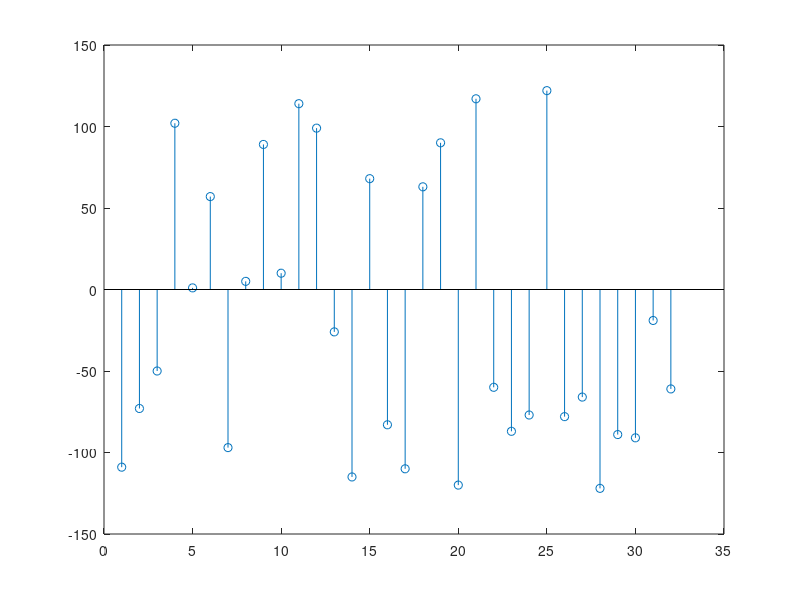

The MATLAB source for this figure: (Note: this script raises an error after producing the figure.)
% Lab2
% student id: 111521035

%% procedure 1

%rng('shuffle','simdTwister'); % True-random
rng(32,"twister"); % Pseudo-random
rand_temp = randperm(256)-129;
rand_32 = rand_temp(1,1:32)
stem ((1:32),rand_32);

num = 32;
mat_32_with_index = matrix_add_index(rand_32, num)

min_value = value_remove_index(mat_32_with_index(1,1),num);
min_index = 1;

for clock = 1:32
    
    DFF = min_value;
    index = index_value(mat_32_with_index(1,clock),num);
    comp_index = comparator(value_remove_index(mat_32_with_index(1,index),num),min_value);

    if (comp_index) 
        min_value = value_remove_index(mat_32_with_index(1,index),num);
        min_index = index;
    end
    fprintf("Clock %2d : Compare %4d and %4d \t Value of comparator is %d \t", ...
                clock, DFF, value_remove_index(mat_32_with_index(1,index),num), comp_index);
    fprintf(" Min/Index = %d/%d\n", min_value, min_index)
end

fprintf("\nThe minimum in value is %d\n",min_value); 
fprintf("The index is %d\n\n", min_index);

fprintf("\nThe maximum in value is %d\n",max(rand_32)); 
fprintf("The index is %d\n\n", find(rand_32==max(rand_32)));

%% Procedure 2

mat_32 = zeros(1,32);
mat_16 = zeros(1,16);
mat_8 = zeros(1,8);
mat_4 = zeros(1,4);
mat_2 = zeros(1,2);
value_minimim = 0;

for clock = 1:32
    mat_32 = circshift(mat_32,1);
    mat_32(1,1) = mat_32_with_index(1,33-clock);
end

fprintf("The inputs values and index is:\n");
for i= 1:32
    fprintf("%2d: Values/Index: %4d/%2d", i, value_remove_index(mat_32(1,i), num), ...
            index_value(mat_32(1,i), num));
    if(mod(i,4))fprintf("\t\t");
    else fprintf("\n");
    end
end

fprintf("\n\nSecond layer:\n")

for i = 1:16
    if(comparator(mat_32(1,2*i), mat_32(1,2*i-1)))
        mat_16(1,i) = mat_32(1,2*i);
    else 
        mat_16(1,i) = mat_32(1,2*i-1);
    end
    fprintf("%2d: Values/Index: %4d/%2d", i, value_remove_index(mat_16(1,i), num), ...
            index_value(mat_16(1,i), num))
    if(mod(i,4))fprintf("\t\t");
    else fprintf("\n");
    end
end

fprintf("\n\nThird layer:\n")

for i = 1:8
    if(comparator(mat_16(1,2*i), mat_16(1,2*i-1)))
        mat_8(1,i) = mat_16(1,2*i);
    else 
        mat_8(1,i) = mat_16(1,2*i-1);
    end
    fprintf("%2d: Values/Index: %4d/%2d", i, value_remove_index(mat_8(1,i), num), ...
        index_value(mat_8(1,i), num))
    if(mod(i,4))fprintf("\t\t");
    else fprintf("\n");
    end
end

fprintf("\n\nFourth layer:\n")

for i = 1:4
    if(comparator(mat_8(1,2*i), mat_8(1,2*i-1)))
        mat_4(1,i) = mat_8(1,2*i);
    else 
        mat_4(1,i) = mat_8(1,2*i-1);
    end
    fprintf("%2d: Values/Index: %4d/%2d", i, value_remove_index(mat_4(1,i), num), ...
    index_value(mat_4(1,i), num))
    if(mod(i,4))fprintf("\t\t");
    else fprintf("\n");
    end
end

fprintf("\n\nFifth layer:\n")

for i = 1:2
    if(comparator(mat_4(1,2*i), mat_4(1,2*i-1)))
        mat_2(1,i) = mat_4(1,2*i);
    else 
        mat_2(1,i) = mat_4(1,2*i-1);
    end
    fprintf("%2d: Values/Index: %4d/%2d", i, value_remove_index(mat_2(1,i), num), ...
    index_value(mat_2(1,i), num))
    if(mod(i,2))fprintf("\t\t");
    else fprintf("\n");
    end
end

fprintf("\n\nSixth layer:\n")

    if(comparator(mat_4(1,2), mat_4(1,1)))
        min_value_with_index = mat_2(1,2);
    else 
        min_value_with_index = mat_2(1,1);
    end

min_value = value_remove_index(min_value_with_index, num);
min_index = index_value(min_value_with_index, num);

fprintf("Values/Index: %4d/%2d\n", min_value, min_index)

%% Procedure 3

% Sort4
    
%     before_sort_4 = mat_32_with_index(1,1:4)
%     sort_4 = sort4(sort_4)     
    array1 = sort4(mat_32_with_index(1,1:4))
    array2 = sort4(mat_32_with_index(1,5:8))
    array3 = sort4(mat_32_with_index(1,9:12))
    array4 = sort4(mat_32_with_index(1,13:16))
    array5 = sort4(mat_32_with_index(1,17:20))
    array6 = sort4(mat_32_with_index(1,21:24))
    array7 = sort4(mat_32_with_index(1,25:28))
    array8 = sort4(mat_32_with_index(1,29:32))
 
%% Procedure 4

    Top6_index = zeros(1,6);
    Top6_value = zeros(1,6);

    Top6 = SelectTop6(mat_32_with_index,32);
    Top6_value = matrix_remove_index(Top6,32,6)
     for i = 1:6
    Top6_index(1,i) = index_value(Top6(1,i),32);
    end
    Top6_index

    ans_32 = sort(mat_32_with_index);
    using_sort_ans_6 = matrix_remove_index(ans_32(1, 27:32),32, 6)